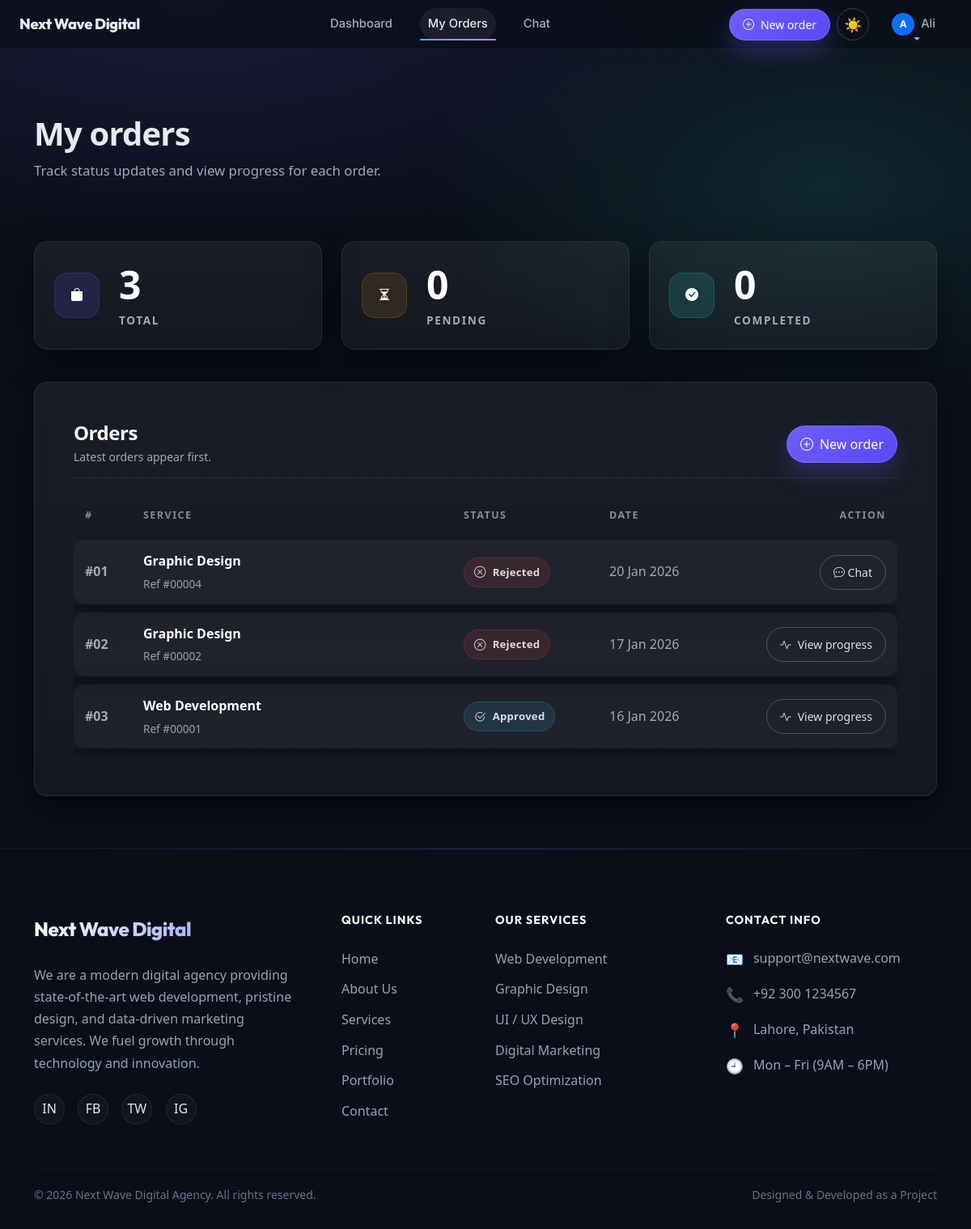
Page /user/my-orders.php (signed in) on the committed database.
### tables this page shows
CREATE TABLE orders (
    id INT AUTO_INCREMENT PRIMARY KEY,
    user_id INT NOT NULL,
    service_id INT NOT NULL,
    short_desc VARCHAR(255) NOT NULL,
    detailed_desc TEXT NOT NULL,
    client_budget DECIMAL(10,2) DEFAULT NULL,
    offered_price DECIMAL(10,2) DEFAULT NULL,
    payment_mode ENUM('full','milestone') DEFAULT NULL,
    offer_status ENUM('waiting','offered','countered','accepted','rejected') DEFAULT 'waiting',
    milestone_plan LONGTEXT DEFAULT NULL,
    status ENUM('pending','approved','rejected') DEFAULT 'pending',
    progress_percent INT NOT NULL DEFAULT 0,
    created_at TIMESTAMP DEFAULT CURRENT_TIMESTAMP,
    completed_at DATETIME DEFAULT NULL,

    FOREIGN KEY (user_id) REFERENCES users(id) ON DELETE CASCADE,
    FOREIGN KEY (service_id) REFERENCES services(id) ON DELETE CASCADE
);

CREATE TABLE services (
    id INT AUTO_INCREMENT PRIMARY KEY,
    title VARCHAR(150) NOT NULL,
    short_description TEXT NOT NULL,
    image VARCHAR(255),
    price DECIMAL(10,2) NOT NULL DEFAULT 0,
    status ENUM('active','inactive') DEFAULT 'active',
    created_at TIMESTAMP DEFAULT CURRENT_TIMESTAMP
);

### user/my-orders.php (the view, shortened to what this page needs)
<?php
require_once "../includes/db.php";
$user_id = $_SESSION[USER_SESSION];
$query = mysqli_query(
    $conn,
    "SELECT orders.*,
            services.title AS service_title,
            (SELECT COALESCE(SUM(payments.amount), 0) FROM payments WHERE payments.order_id = orders.id) AS paid_amount
     FROM orders
     JOIN services ON services.id = orders.service_id
     WHERE orders.user_id = $user_id
     ORDER BY orders.id DESC"
);
$totalOrders = mysqli_num_rows($query);
?>
<?php require_once "../includes/header.php"; ?>
<div class="premium-wrapper">
    <section class="premium-section pb-0" style="padding-top: 80px;">
        <div class="container position-relative" style="z-index: 1;">
            <div class="d-flex flex-column flex-md-row justify-content-between align-items-start align-items-md-center mb-5">
                <div>
                    <h2 class="display-6 fw-bold mb-2">My orders</h2>
                    <p class="text-secondary mb-0" style="font-size: 1.05rem;">
                        Track status updates and view progress for each order.
                    </p>
                </div>
            </div>
        </div>
    </section>
    <section class="premium-section py-4">
        <div class="container position-relative" style="z-index: 1;">
            <div class="row g-4">
                <div class="col-md-4">
                    <div class="glass-card glass-card-hover h-100 position-relative overflow-hidden">
                        <div class="card-body d-flex align-items-center gap-4 p-4">
                            <div class="d-inline-flex align-items-center justify-content-center rounded-4"
                                 style="width: 56px; height: 56px; background: rgba(109, 94, 252, 0.14); border: 1px solid rgba(109, 94, 252, 0.20);">
                                <span class="fw-bold text-white"><i class="bi bi-bag-fill"></i></span>
                            </div>
                            <div>
                                <h3 class="display-5 fw-bold text-white mb-0"><?= $totalOrders ?></h3>
                                <p class="text-secondary mt-1 mb-0 fw-semibold text-uppercase" style="letter-spacing: 0.12em; font-size: 0.85rem;">Total</p>
                            </div>
                        </div>
                    </div>
                </div>
                <div class="col-md-4">
                    <div class="glass-card glass-card-hover h-100 position-relative overflow-hidden">
                        <div class="card-body d-flex align-items-center gap-4 p-4">
                            <div class="d-inline-flex align-items-center justify-content-center rounded-4"
                                 style="width: 56px; height: 56px; background: rgba(245, 158, 11, 0.12); border: 1px solid rgba(245, 158, 11, 0.18);">
                                <span class="fw-bold text-white"><i class="bi bi-hourglass-split"></i></span>
                            </div>
                            <div>
                                <h3 class="display-5 fw-bold text-white mb-0">
                                    <?= mysqli_num_rows(mysqli_query(
                                        $conn,
                                        "SELECT id FROM orders WHERE user_id = $user_id AND status = 'pending'"
                                    )) ?>
                               </h3>
                                <p class="text-secondary mt-1 mb-0 fw-semibold text-uppercase" style="letter-spacing: 0.12em; font-size: 0.85rem;">Pending</p>
                            </div>
                        </div>
                    </div>
                </div>
                <div class="col-md-4">
                    <div class="glass-card glass-card-hover h-100 position-relative overflow-hidden">
                        <div class="card-body d-flex align-items-center gap-4 p-4">
                            <div class="d-inline-flex align-items-center justify-content-center rounded-4"
                                 style="width: 56px; height: 56px; background: rgba(45, 212, 191, 0.14); border: 1px solid rgba(45, 212, 191, 0.20);">
                                <span class="fw-bold text-white"><i class="bi bi-check-circle-fill"></i></span>
                            </div>
                            <div>
                                <h3 class="display-5 fw-bold text-white mb-0">
                                    <?= mysqli_num_rows(mysqli_query(
                                        $conn,
                                        "SELECT id FROM orders WHERE user_id = $user_id AND status = 'completed'"
                                    )) ?>
                                </h3>
                                <p class="text-secondary mt-1 mb-0 fw-semibold text-uppercase" style="letter-spacing: 0.12em; font-size: 0.85rem;">Completed</p>
                            </div>
                        </div>
                    </div>
                </div>
            </div>
        </div>
    </section>
    <section class="premium-section pt-3">
        <div class="container position-relative" style="z-index: 1;">
            <div class="glass-card p-4 p-lg-5">
                <div class="orders-toolbar d-flex flex-column flex-md-row justify-content-between align-items-start align-items-md-center gap-3">
                    <div>
                        <h5 class="fw-bold fs-4 mb-1 text-white">Orders</h5>
                        <div class="text-secondary small">Latest orders appear first.</div>
                    </div>
                    <a href="<?= BASE_URL ?>/services.php" class="btn btn-primary d-inline-flex align-items-center gap-2">
                        <i class="bi bi-plus-circle"></i>
                        <span>New order</span>
                    </a>
                </div>
                <div class="table-responsive">
                    <table class="orders-table">
                        <thead>
                            <tr>
                                <th style="width:72px;">#</th>
                                <th>Service</th>
                                <th style="width:180px;">Status</th>
                                <th style="width:170px;">Date</th>
                                <th style="width:200px; text-align: right;">Action</th>
                            </tr>
                        </thead>
                        <tbody>
                        <?php if ($totalOrders > 0):
                            $i = 1;
                            mysqli_data_seek($query, 0);
                            while ($order = mysqli_fetch_assoc($query)): ?>
                            <tr>
                                <td class="text-secondary fw-bold">#<?= str_pad($i++, 2, '0', STR_PAD_LEFT); ?></td>
                                <td>
                                    <div class="fw-bold text-white fs-6">
                                        <?= htmlspecialchars($order['service_title']); ?>
                                    </div>
                                    <div class="order-ref mt-1">
                                        Ref #<?= str_pad($order['id'], 5, '0', STR_PAD_LEFT); ?>
                                    </div>
                                </td>
                                <td>
                                    <?php
                                    if ($order['status'] === 'pending') {
                                        $label = ($order['offer_status'] ?? 'waiting') === 'waiting' ? 'Awaiting Offer' : ucfirst($order['offer_status']);
                                        echo '<span class="status-pill is-pending"><i class="bi bi-hourglass-split"></i> ' . htmlspecialchars($label) . '</span>';
                                    } elseif ($order['status'] === 'approved') {
                                        echo '<span class="status-pill is-approved"><i class="bi bi-check2-circle"></i> Approved</span>';
                                    } elseif ($order['status'] === 'completed') {
                                        echo '<span class="status-pill is-completed"><i class="bi bi-check-circle-fill"></i> Completed</span>';
                                    } else {
                                        echo '<span class="status-pill is-rejected"><i class="bi bi-x-circle"></i> Rejected</span>';
                                    }
                                    ?>
                                </td>
                                <td class="text-secondary">
                                    <?= date("d M Y", strtotime($order['created_at'])); ?>
                                </td>
                                <td style="text-align: right;">
                                    <?php if ($order['status'] === 'rejected'): ?>
                                        <a href="chat/inbox.php?order_id=<?= $order['id']; ?>" class="btn btn-sm btn-outline-light">
                                            <i class="bi bi-chat-dots"></i>
                                            Chat
                                        </a>
                                    <?php else: ?>
                                        <a href="order-progress.php?id=<?= $order['id']; ?>"
                                           class="btn btn-sm btn-outline-light d-inline-flex align-items-center gap-2">
                                            <i class="bi bi-activity"></i>
                                            <span>View progress</span>
                                        </a>
                                    <?php endif; ?>
                                </td>
                            </tr>
                        <?php endwhile; endif; ?>
                        </tbody>
                    </table>
                </div>
            </div>
        </div>
    </section>
</div>
<?php require_once "../includes/footer.php"; ?>

### assets/css/style.css (style rules this page uses)
* { margin: 0; padding: 0; box-sizing: border-box; }
body { font-family: "Segoe UI", Tahoma, Geneva, Verdana, sans-serif; background-color: #f4f6f9; color: #333; line-height: 1.6; }
a { text-decoration: none; transition: all 0.3s ease; }
.text-secondary { color: #94a3b8 !important; }
.btn { border-radius: 6px; padding: 10px 16px; font-weight: 500; }
.btn-primary { background: linear-gradient(135deg, #0d6efd, #084298); border: none; }
section { padding-top: 80px; padding-bottom: 80px; }
h1, h2, h3 { letter-spacing: -0.5px; }
p { line-height: 1.7; }
.glass-card { background: rgba(255, 255, 255, 0.03); border: 1px solid rgba(255, 255, 255, 0.05); box-shadow: 0 8px 32px 0 rgba(0, 0, 0, 0.3); backdrop-filter: blur(10px); -webkit-backdrop-filter: blur(10px); border-radius: 16px; color: #f8fafc; transition: all 0.3s ease; }

### assets/css/guest.css (style rules this page uses)
.card-body { padding: 35px; }

### assets/css/user-modern.css (style rules this page uses)
:root { --u-bg: #0b0f19; --u-surface: rgba(255, 255, 255, 0.06); --u-surface-2: rgba(255, 255, 255, 0.08); --u-border: rgba(255, 255, 255, 0.10); --u-text: #e7eaf0; --u-muted: #a2a9b8; --u-accent: #6d5efc; --u-accent-2: #2dd4bf; --u-danger: #ef4444; --u-radius: 16px; --u-radius-lg: 22px; --u-shadow: 0 18px 45px rgba(0, 0, 0, 0.45); }
body.is-auth { background: radial-gradient(1200px 500px at 20% 0%, rgba(109, 94, 252, 0.14), transparent 60%), radial-gradient(900px 500px at 85% 15%, rgba(45, 212, 191, 0.12), transparent 55%), var(--u-bg); color: var(--u-text); }
body.is-auth .premium-wrapper, body.is-auth .index-page-wrapper { background: transparent !important; }
body.is-auth h1, body.is-auth h2, body.is-auth h3, body.is-auth h4, body.is-auth h5, body.is-auth h6 { letter-spacing: -0.02em; }
body.is-auth .text-secondary, body.is-auth .text-muted { color: var(--u-muted) !important; }
body.is-auth section { padding-top: 64px; padding-bottom: 64px; }
body.is-auth .glass-card, body.is-auth .card { background: linear-gradient(180deg, rgba(255, 255, 255, 0.06), rgba(255, 255, 255, 0.04)) !important; border: 1px solid rgba(255, 255, 255, 0.08) !important; border-radius: var(--u-radius) !important; box-shadow: var(--u-shadow); }
body.is-auth .btn, body.is-auth .btn-premium, body.is-auth .btn-nav-cta { border-radius: 999px; }
body.is-auth .btn-primary { background: linear-gradient(135deg, rgba(109, 94, 252, 1), rgba(90, 72, 246, 1)); border: 1px solid rgba(255, 255, 255, 0.14); box-shadow: 0 14px 30px rgba(109, 94, 252, 0.26); }
body.is-auth .btn-outline-light { border-color: rgba(255, 255, 255, 0.22); color: rgba(231, 234, 240, 0.95); }
body.is-auth .orders-toolbar { border-bottom: 1px solid rgba(255, 255, 255, 0.08); padding-bottom: 14px; margin-bottom: 16px; }
body.is-auth .status-pill { display: inline-flex; align-items: center; gap: 8px; padding: 6px 12px; border-radius: 999px; font-weight: 700; font-size: 0.82rem; letter-spacing: 0.02em; border: 1px solid rgba(255, 255, 255, 0.10); background: rgba(255, 255, 255, 0.06); color: rgba(231, 234, 240, 0.92); }
body.is-auth .status-pill i { font-size: 0.9rem; }
body.is-auth .status-pill.is-approved { background: rgba(56, 189, 248, 0.12); border-color: rgba(56, 189, 248, 0.18); }
body.is-auth .status-pill.is-rejected { background: rgba(239, 68, 68, 0.12); border-color: rgba(239, 68, 68, 0.18); }
body.is-auth .orders-table { width: 100%; border-collapse: separate; border-spacing: 0 10px; }
body.is-auth .orders-table thead th { color: rgba(231, 234, 240, 0.55); font-size: 0.78rem; text-transform: uppercase; letter-spacing: 0.12em; border: none; padding: 10px 14px; }
body.is-auth .orders-table tbody tr { background: rgba(255, 255, 255, 0.04); border: 1px solid rgba(255, 255, 255, 0.08); box-shadow: 0 14px 32px rgba(0, 0, 0, 0.28); }
body.is-auth .orders-table tbody td { padding: 14px; border: none; vertical-align: middle; color: rgba(231, 234, 240, 0.92); }
body.is-auth .orders-table tbody tr td:first-child { border-top-left-radius: 14px; border-bottom-left-radius: 14px; }
body.is-auth .orders-table tbody tr td:last-child { border-top-right-radius: 14px; border-bottom-right-radius: 14px; }
body.is-auth .order-ref { color: rgba(162, 169, 184, 0.95); font-size: 0.85rem; }

### rows in the picture
orders: i "01", service.title "Graphic Design", id "00004", status "Rejected", created_at "20 Jan 2026"
orders: i "02", service.title "Graphic Design", id "00002", status "Rejected", created_at "17 Jan 2026"
orders: i "03", service.title "Web Development", id "00001", status "approved" (drawn), created_at "16 Jan 2026"

### other values in the picture
substr(htmlspecialchars($userName), 0, 1) "A"
$userName "Ali"
$totalOrders "3"
